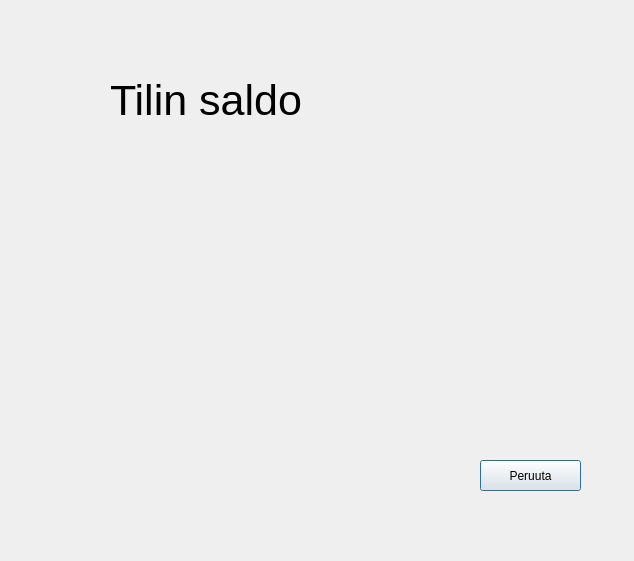
<?xml version="1.0" encoding="UTF-8"?>
<ui version="4.0">
 <class>Saldo</class>
 <widget class="QDialog" name="Saldo">
  <property name="geometry">
   <rect>
    <x>0</x>
    <y>0</y>
    <width>634</width>
    <height>561</height>
   </rect>
  </property>
  <property name="windowTitle">
   <string>Dialog</string>
  </property>
  <widget class="QLabel" name="label">
   <property name="geometry">
    <rect>
     <x>130</x>
     <y>160</y>
     <width>301</width>
     <height>121</height>
    </rect>
   </property>
   <property name="font">
    <font>
     <pointsize>40</pointsize>
    </font>
   </property>
   <property name="text">
    <string/>
   </property>
  </widget>
  <widget class="QPushButton" name="pushButton_Perruuta">
   <property name="geometry">
    <rect>
     <x>480</x>
     <y>460</y>
     <width>101</width>
     <height>31</height>
    </rect>
   </property>
   <property name="text">
    <string>Peruuta</string>
   </property>
  </widget>
  <widget class="QLabel" name="label_2">
   <property name="geometry">
    <rect>
     <x>110</x>
     <y>70</y>
     <width>281</width>
     <height>61</height>
    </rect>
   </property>
   <property name="font">
    <font>
     <pointsize>32</pointsize>
    </font>
   </property>
   <property name="text">
    <string>Tilin saldo</string>
   </property>
  </widget>
 </widget>
 <resources/>
 <connections/>
</ui>
